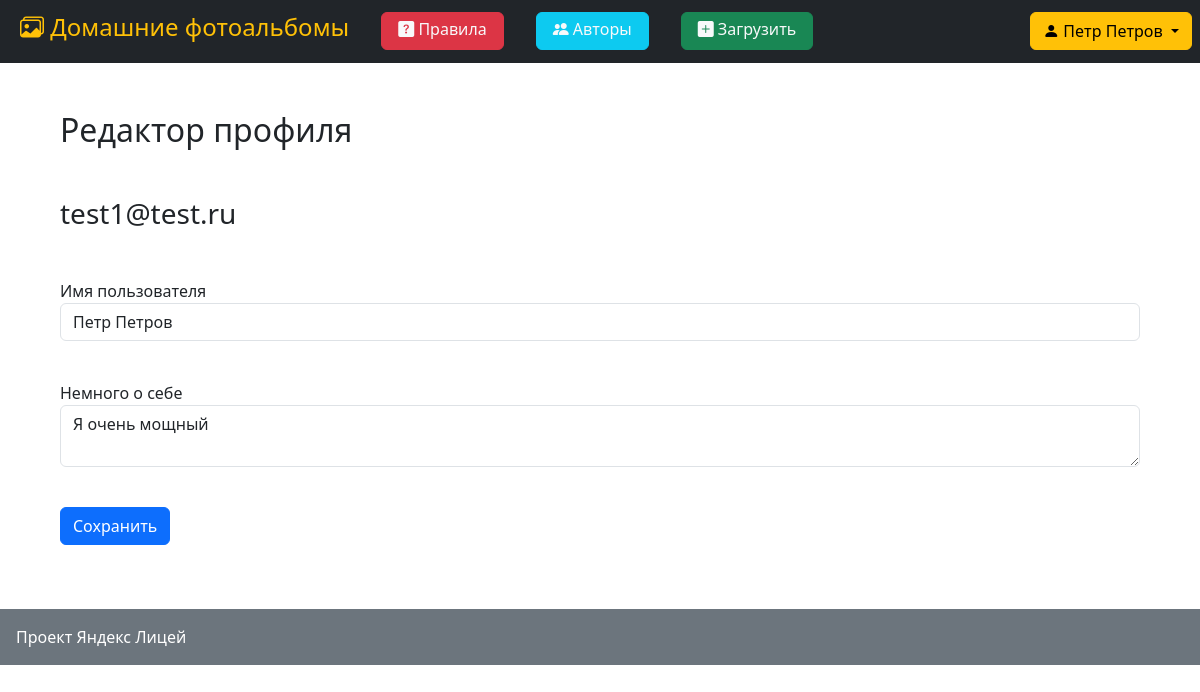
The page /user_edit (signed in) on the database its author committed.
### data/users.py (models this page shows, shortened)
class User(SqlAlchemyBase, UserMixin):
    __tablename__ = 'users'
    id = sqlalchemy.Column(sqlalchemy.Integer, primary_key=True, autoincrement=True)
    name = sqlalchemy.Column(sqlalchemy.String, nullable=True)
    about = sqlalchemy.Column(sqlalchemy.String, nullable=True)
    email = sqlalchemy.Column(sqlalchemy.String, index=True, unique=True, nullable=True)
    hashed_password = sqlalchemy.Column(sqlalchemy.String, nullable=True)
    created_date = sqlalchemy.Column(sqlalchemy.DateTime, default=datetime.datetime.now().replace(microsecond=0))
    last_date = sqlalchemy.Column(sqlalchemy.DateTime, default=datetime.datetime.now().replace(microsecond=0))
    status = sqlalchemy.Column(sqlalchemy.Integer, default=1)
    pictures = orm.relationship("Picture", back_populates='user')
    comments = orm.relationship("Comment", back_populates='user')

### main.py (the view, shortened to what this page needs)
@app.route('/user_edit', methods=['GET', 'POST'])
@login_required
def user_edit():
    form = UserEditForm()
    if request.method == "GET":
        db_sess = db_session.create_session()
        user = db_sess.query(User).filter(User.id == current_user.id).first()
        if user:
            form.name.data = user.name
            form.about.data = user.about
            db_sess.close()
        else:
            abort(404)
    return render_template('user_edit.html', title='Редактирование профиля', form=form)

### forms/user.py
class UserEditForm(FlaskForm):
    name = StringField('Имя пользователя', validators=[DataRequired()])
    about = TextAreaField("Немного о себе")
    submit = SubmitField('Сохранить')

### data/db_session.py (called while the page is built)
def create_session() -> Session:
    global __factory
    return __factory()

### main.py (called while the page is built)
@login_manager.user_loader
def load_user(user_id):
    db_sess = db_session.create_session()
    return db_sess.get(User, user_id)

### templates/user_edit.html (shortened to what this page needs)
{% extends "base.html" %}
{% block content %}
<div class="container">
<h2>Редактор профиля</h2>
<form action="" method="post">
    <p>
        <br><h3>{{ current_user.email }}</h3><br>
    </p>
    <p>
        {{ form.name.label }}<br>
        {{ form.name(class="form-control") }}<br>
    </p>
    <p>
        {{ form.about.label }}<br>
        {{ form.about(class="form-control") }}<br>
    </p>
    <p>{{ form.submit(type="submit", class="btn btn-primary") }}</p>
</form>
</div>
{% endblock %}

### templates/base.html (shortened to what this page needs)
<!doctype html>
<html lang="en" xmlns="http://www.w3.org/1999/html">
<head>
    <link rel="stylesheet" href="/static/css/bootstrap.min.css">
    <link rel="stylesheet" href="/static/icons/bootstrap-icons.css">
</head>
<body>
<header>
    <nav class="navbar navbar-expand-sm bg-dark p-2" data-bs-theme="dark">
        <div class="container-sm">
            <a class="navbar-brand link-warning" href="/"><h4 class="link-warning"><i class="bi-images" role="img"></i>
                Домашние фотоальбомы</h4></a>
            <div class="collapse navbar-collapse" id="navbarSupportedContent">
                <ul class="navbar-nav me-auto mb-2 mb-lg-0">
                    <li class="nav-item">
                        <a class="btn nav-link px-3 pt-1 mx-3 btn-danger link-light" href="/rules">
                            <i class="bi-question-square-fill" role="img"></i> Правила</a>
                    </li>
                    <li class="nav-item">
                        <a class="btn nav-link px-3 pt-1 mx-3 btn-info link-light" href="/userlist"><i class="bi-people-fill" role="img"></i>
                            Авторы</a>
                    </li>
                    <li class="nav-item">
                        <a class="btn nav-link px-3 pt-1 mx-3 link-light {% if current_user.is_authenticated %}btn-success{% else %}disabled{% endif %}"
                           href="/picture_add"><i class="bi-plus-square-fill" role="img"></i> Загрузить</a>
                    </li>
                </ul>
            </div>
        </div>
        {% if current_user.is_authenticated %}
        <div class="dropdown">
            <button class="btn btn-warning dropdown-toggle" type="button" data-bs-toggle="dropdown"
                    aria-expanded="false">
                <i class="bi-person-fill" role="img"></i> {{ current_user.name }}
            </button>
        </div>
        {% else %}
        <div class="d-flex">
            <a class="btn btn-success mx-1" href="/register">Регистрация</a>
            <a class="btn btn-warning mx-1" href="/login">Войти</a>
        </div>
        {% endif %}
    </nav>
</header>
<main role="main" class="container-fluid p-5">
    {% block content %}{% endblock %}
</main>
<footer>
    <div class="container-fluid text-bg-secondary p-3">Проект Яндекс Лицей</div>
</footer>
</body>
</html>

### rows shown on the page
User: name "Петр Петров", email "test1@test.ru", about "Я очень мощный"
